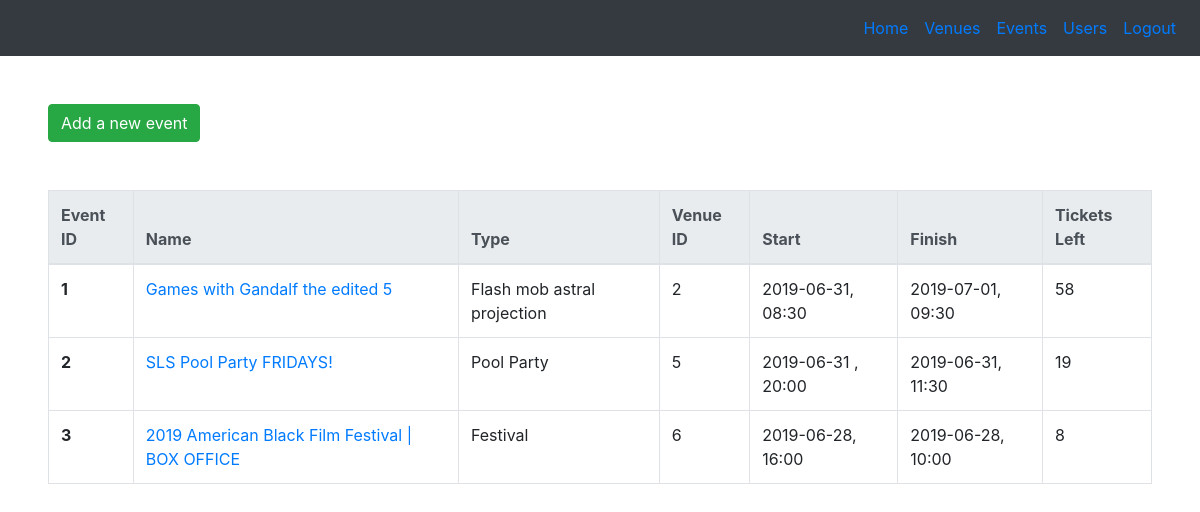
Before: /admin-events (signed in) with the older database file.
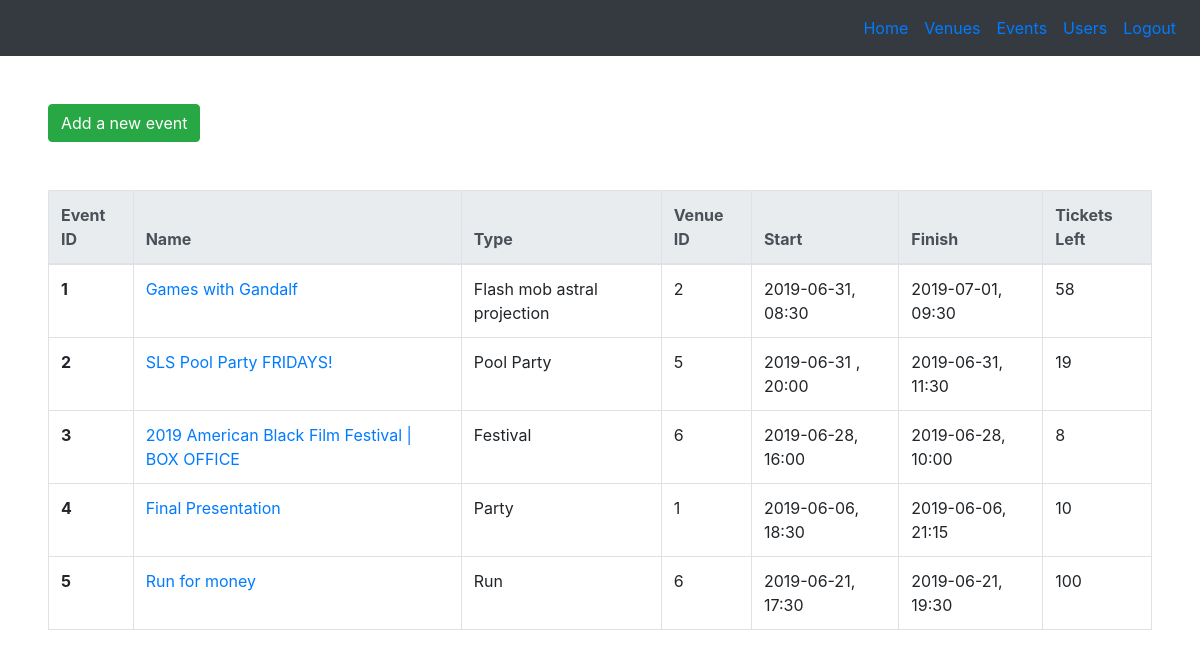
After: the same page with the newer database file.
### tables this page shows
CREATE TABLE 'events' ( eventID INTEGER PRIMARY KEY AUTOINCREMENT NOT NULL,'eventName' VARCHAR NOT NULL,'ticketsLeft' INTEGER NOT NULL,
  type VARCHAR NOT NULL,'startDate' date NOT NULL,'endDate' date NOT NULL,
  description VARCHAR NOT NULL,
  venueID INTEGER NOT NULL,
  adminID INTEGER NOT NULL
, 'endTime'  time NOT NULL  , 'startTime'  time NOT NULL  );

### application.py (the view)
@app.route("/admin-events", methods=["GET"])
@login_required
def adminEvents():
    if 'admin' not in session.keys():
        return redirect("/")
    if request.method == "GET":
        events = db.execute(allEventQry)
        return render_template("admin-events.html", events=events)

### application.py (called while the page is built)
@app.after_request
def after_request(response):
    response.headers["Cache-Control"] = "no-cache, no-store, must-revalidate"
    response.headers["Expires"] = 0
    response.headers["Pragma"] = "no-cache"
    return response

### helpers.py (called while the page is built)
def login_required(f):
    @wraps(f)
    def decorated_function(*args, **kwargs):
        if session.get("user_id") is None:
            return redirect("/login")
        return f(*args, **kwargs)
    return decorated_function

### templates/admin-events.html (shortened to what this page needs)
{% extends "baseadmin.html" %}
{% block body %}
<div>
  <a href="/add-event" class="btn btn-success">Add a new event</a>
</div>
<br><br>
<table class="table table-bordered table-hover">
  <thead class="thead-light">
    <tr>
      <th scope="col">Event ID</th>
      <th scope="col">Name</th>
      <th scope="col">Type</th>
      <th scope="col">Venue ID</th>
      <th scope="col">Start</th>
      <th scope="col">Finish</th>
      <th scope="col">Tickets Left</th>
    </tr>
  </thead>
  <tbody>
    {% for event in events %}
    <tr>
      <th scope="row">{{event.eventID}}</th>
      <td scope="row"><a href="{{ '/edit-event/%s'%event.eventID|urlencode }}">{{event.eventName}}</a></td>
      <td scope="row">{{event.type}}</td>
      <td scope="row">{{event.venueID}}</td>
      <td scope="row">{{event.startDate}}, {{event.startTime}}</td>
      <td scope="row">{{event.endDate}}, {{event.endTime}}</td>
      <td scope="row">{{event.ticketsLeft}}</td>
    </tr>
    {% endfor %}
  </tbody>
</table>
{% endblock %}

### templates/baseadmin.html (shortened to what this page needs)
<!DOCTYPE html>
<html lang="en">
<head>
    <link rel="stylesheet" href="https://stackpath.bootstrapcdn.com/bootstrap/4.3.1/css/bootstrap.min.css"
>
</head>
</head>
<body>
    <main>
      <nav class="navbar navbar-expand-lg navbar-dark bg-dark">
        <div class="collapse navbar-collapse">
          <ul class="navbar-nav ml-auto">
             <li class="nav-link"><a href="/admin">Home</a></li>
             <li class="nav-link"><a href="/admin-venues">Venues</a></li>
             <li class="nav-link"><a href="/admin-events">Events</a></li>
             <li class="nav-link"><a href="/admin-reservations">Users</a></li>
             <li class="nav-link"><a href="{{ url_for('logout') }}">Logout</a></li>
          </ul>
        </div>
      </nav>
    <div class="fluid-container m-5">{% block body %}{% endblock %}</div>
    </main>
</body>
</html>

Changed rows visible on the page:
changed events "Flash mob astral projection": eventName "Games with Gandalf the edited 5" → "Games with Gandalf"
added events: eventID "4", eventName "Final Presentation", type "Party", venueID "1", startDate "2019-06-06", startTime "18:30", endDate "2019-06-06", endTime "21:15", ticketsLeft "10"
added events: eventID "5", eventName "Run for money", type "Run", venueID "6", startDate "2019-06-21", startTime "17:30", endDate "2019-06-21", endTime "19:30", ticketsLeft "100"
